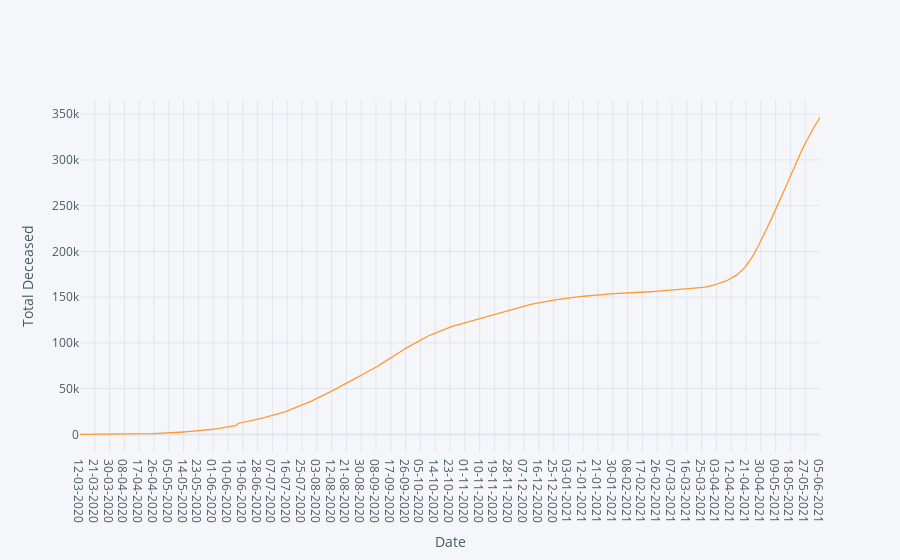

Notebook source saved alongside this figure:
### Code cell
data.iplot(xTitle='Date',yTitle='Total Deceased')

### Figure 1 — Plotly figure (JSON) as saved in the notebook; plotly's stock layout.template omitted (floating-point values rounded to 4 significant figures; data arrays with more than 128 entries replaced by an {"elided": "..."} marker saying what was removed)
{"data": [{"line": {"color": "rgba(255, 153, 51, 1.0)", "dash": "solid", "shape": "linear", "width": 1.3}, "mode": "lines", "name": "Total Deceased", "text": "", "type": "scatter", "x": {"elided": "451 str values"}, "y": {"elided": "451 int values"}}], "layout": {"legend": {"bgcolor": "#F5F6F9", "font": {"color": "#4D5663"}}, "paper_bgcolor": "#F5F6F9", "plot_bgcolor": "#F5F6F9", "title": {"font": {"color": "#4D5663"}}, "xaxis": {"gridcolor": "#E1E5ED", "showgrid": true, "tickfont": {"color": "#4D5663"}, "title": {"font": {"color": "#4D5663"}, "text": "Date"}, "zerolinecolor": "#E1E5ED"}, "yaxis": {"gridcolor": "#E1E5ED", "showgrid": true, "tickfont": {"color": "#4D5663"}, "title": {"font": {"color": "#4D5663"}, "text": "Total Deceased"}, "zerolinecolor": "#E1E5ED"}}}
